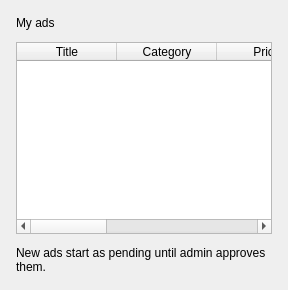
                                <widget class="QWidget" name="tabMyAds">
                                    <attribute name="title">
                                        <string>My Ads</string>
                                    </attribute>
                                    <layout class="QVBoxLayout" name="myAdsLayout">
                                        <property name="leftMargin">
                                            <number>16</number>
                                        </property>
                                        <property name="topMargin">
                                            <number>16</number>
                                        </property>
                                        <property name="rightMargin">
                                            <number>16</number>
                                        </property>
                                        <property name="bottomMargin">
                                            <number>16</number>
                                        </property>
                                        <property name="spacing">
                                            <number>12</number>
                                        </property>

                                        <item>
                                            <widget class="QLabel" name="lblMyAdsTitle">
                                                <property name="objectName">
                                                    <string>lblSectionTitle</string>
                                                </property>
                                                <property name="text">
                                                    <string>My ads</string>
                                                </property>
                                            </widget>
                                        </item>

                                        <item>
                                            <widget class="QTableWidget" name="twMyAds">
                                                <property name="editTriggers">
                                                    <set>QAbstractItemView::NoEditTriggers</set>
                                                </property>
                                                <property name="selectionBehavior">
                                                    <enum>QAbstractItemView::SelectRows</enum>
                                                </property>
                                                <property name="selectionMode">
                                                    <enum>QAbstractItemView::SingleSelection</enum>
                                                </property>
                                                <property name="alternatingRowColors">
                                                    <bool>true</bool>
                                                </property>
                                                <property name="rowCount">
                                                    <number>0</number>
                                                </property>
                                                <property name="columnCount">
                                                    <number>6</number>
                                                </property>
                                                <column>
                                                    <property name="text">
                                                        <string>Title</string>
                                                    </property>
                                                </column>
                                                <column>
                                                    <property name="text">
                                                        <string>Category</string>
                                                    </property>
                                                </column>
                                                <column>
                                                    <property name="text">
                                                        <string>Price</string>
                                                    </property>
                                                </column>
                                                <column>
                                                    <property name="text">
                                                        <string>Status</string>
                                                    </property>
                                                </column>
                                                <column>
                                                    <property name="text">
                                                        <string>Views</string>
                                                    </property>
                                                </column>
                                                <column>
                                                    <property name="text">
                                                        <string>Created</string>
                                                    </property>
                                                </column>
                                            </widget>
                                        </item>

                                        <item>
                                            <widget class="QLabel" name="lblMyAdsHint">
                                                <property name="objectName">
                                                    <string>lblStatus</string>
                                                </property>
                                                <property name="text">
                                                    <string>New ads start as pending until admin approves them.</string>
                                                </property>
                                                <property name="wordWrap">
                                                    <bool>true</bool>
                                                </property>
                                            </widget>
                                        </item>

                                    </layout>
                                </widget>
